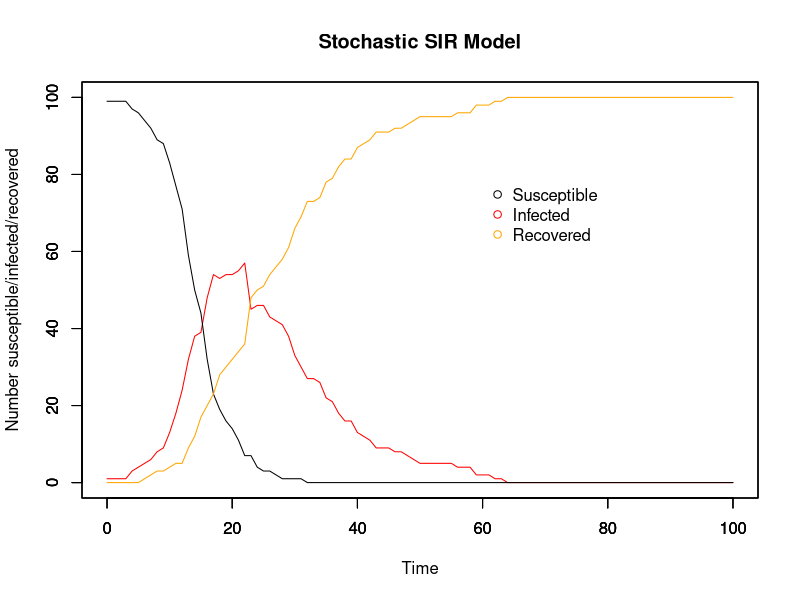
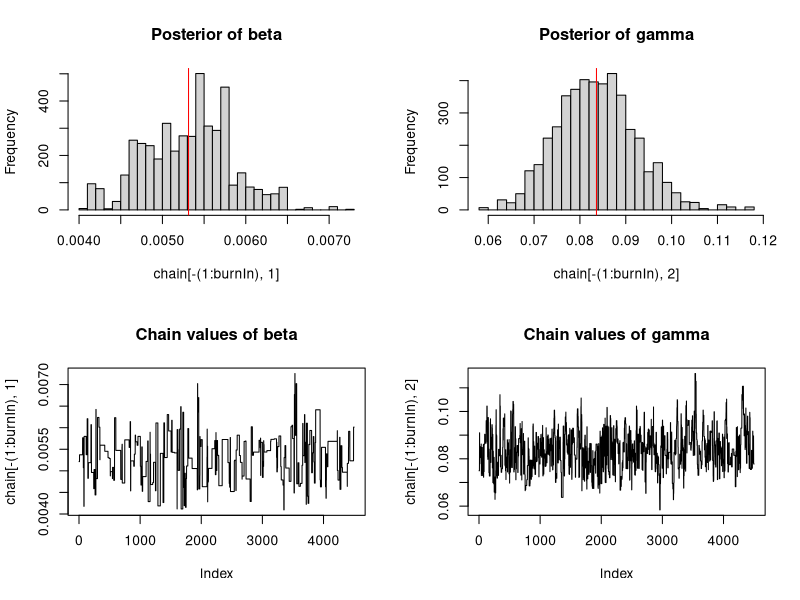
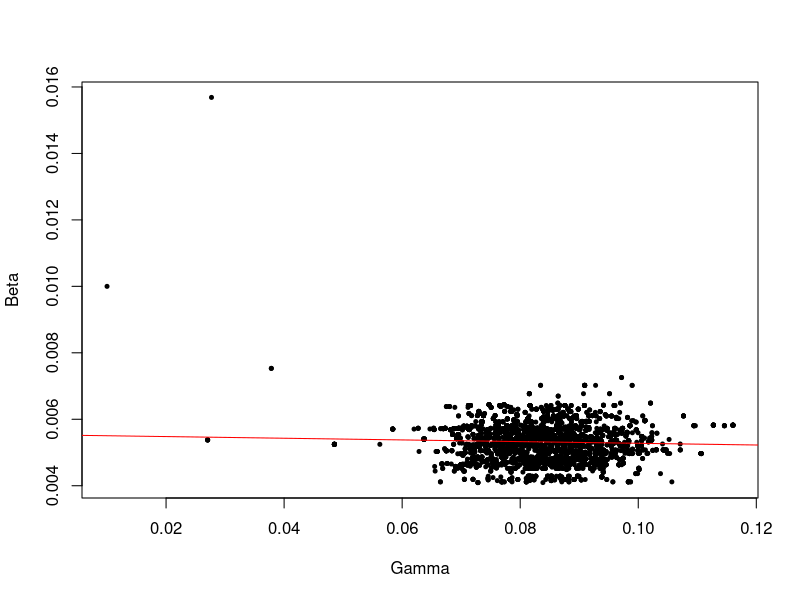

Reproduce these figures in R, in order.
# MCMC estimating stochastic processes
# 3 unknonws: beta, gamma, and the time of infection for each individual
# 17/11/17

##########################
## Input values for SIR ##
##########################

# Time
timestep <- 1
times <- seq(0, 100, by = timestep)

# Initial population: N-1 susceptible, 1 infectious, 0 recovered
init.values = c(
  S = 100-1,
  I = 1,
  R = 0
)
N = sum(init.values)

# Beta & gammma
beta <- 5e-3
gamma <- 8e-2

###############
## The model ##
###############

# Array for holding collective disease status information for whole period of time
data <- array(0, dim =c(length(times), length(init.values)+3))
data[,1] <- times # make first column the timesteps to make plotting easier later on

#set.seed(22) # other good ones: 7, 14, 22, 30

# For loops for calculating the numbers susceptible, infected, and recovered at each timepoint
for (time in times){
  if (time == 0){ # Set up the number of S/I/R at time 0
    data[1,2] <- init.values["S"] # number of susceptibles at time 0
    data[1,3] <- init.values["I"] # number of infecteds at time 0
    data[1,4] <- init.values["R"] # number of recovereds at time 0
    data[1,5] <- init.values["I"] # number newly infected at time 0
    data[1,6] <- init.values["R"] # number newly recovered at time 0
    
  } else{
    whole_time <- 1/timestep * time # makes time into the whole number that it corresponds to in the array
    #inf <- rbinom(1, size = data[whole_time,2], prob = foi_t) # number who become infected in this timestep
    #rec <- rbinom(1, size = data[whole_time,3], prob = r_t)# number who become recovered in this timestep
    
    inf <- rbinom(1, size = data[whole_time,2], (1-(exp(-beta*data[whole_time,3]*timestep)))) # number who become infected in this timestep
    rec <- rbinom(1, size = data[whole_time,3], (1-(exp(-gamma*timestep)))) # number who become recovered in this timestep
    
    data[whole_time+1,2] <- data[whole_time,2] - inf # number of susceptibles at other times
    
    data[whole_time+1,3] <- data[whole_time,3]  + inf - rec # number of infecteds at other times
    
    data[whole_time+1,4] <- data[whole_time,4] + rec # number of recovereds at other times
    
    data[whole_time+1,5] <- data[whole_time+1,3] - data[whole_time,3] + data[whole_time+1,4] - data[whole_time,4] # number of newly infected
    
    data[whole_time+1,6] <- data[whole_time+1,4] - data[whole_time,4] # number of newly recovered
  }
}

###############
## SIR plots ##
###############

run_stoch <- data.frame(data) # make array into a dataframe
colnames(run_stoch) <- c("time","S", "I", "R", "new_I", "new_R")

par(mfrow = c(1,1))

# Plot for SIR model
plot(x = run_stoch$time, y = run_stoch$I, type = "line", col = "red", ylim = c(0,N),
     xlab = "Time", ylab = "Number susceptible/infected/recovered", main = "Stochastic SIR Model")
par(new=T)
plot(x = run_stoch$time, y = run_stoch$S, type = "line", ylim = c(0,N), ylab = "", xlab = "") # add susceptible line
par(new=T)
plot(x = run_stoch$time, y = run_stoch$R, type = "line", col = "orange", ylim = c(0,N), ylab = "", xlab = "") # recovered

# Add legend
legend(60, 0.8*N, c("Susceptible", "Infected", "Recovered"), pch = 1, col = c("black", "red", "orange"), bty = "n")

# Plot for newly infected and newly recovered
# plot(x = run_stoch$time, y = run_stoch$new_I, type = "line", col = "red", ylim = c(0,max(run_stoch$new_I)),
#      xlab = "Time", ylab = "Number newly infected/recovered", main = "New infections/recoveries")
# par(new=T)
# plot(x = run_stoch$time, y = run_stoch$new_R, type = "line", col = "orange", ylim = c(0,max(run_stoch$new_I)), ylab = "", xlab = "") # add susceptible line

##################################
## Likelihood, prior, posterior ##
##################################

# Likelihood distribution
likelihood <- function(param){
  beta = as.numeric(param[1])
  gamma = as.numeric(param[2])
  total = array(0, dim = (c(nrow(run_stoch))))
  
  for (i in 1:nrow(run_stoch)){
    betalikelihood = dbinom(run_stoch$new_I[i+1], run_stoch$S[i], (1-(exp(-beta*run_stoch$I[i]*timestep))), log = T)
    gammalikelihood = dbinom(run_stoch$new_R[i+1], run_stoch$I[i], (1-(exp(-gamma*timestep))), log = T)
    # inflikelihood = dgamma
    total[i] = betalikelihood + gammalikelihood # + inflikelihood
  }
  return(sum(total, na.rm = T))
}

# Prior distribution
prior <- function(param){
  beta = as.numeric(param[1])
  gamma = as.numeric(param[2])
  betaprior = dunif(beta, min = 0, max = 100, log = T)
  gammaprior = dunif(gamma, min = 0, max = 100, log = T)
  return(betaprior + gammaprior)
}

# Posterior distribution
posterior <- function(param){
  return (likelihood(param) + prior(param))
}

proposalfunction <- function(param){ 
  
  beta_prop = rnorm(1, mean = param[1], sd = 0.01)
  gamma_prop = rnorm(1, mean = param[2], sd = 0.01)
  # inf_list <- c(-1, 1)
  # inf <- sample(inf_list, 1)
  
  return(c(beta_prop, gamma_prop)) # , inf))
}

run_metropolis_MCMC <- function(startvalue, iterations){
  chain = array(dim = c(iterations+1,2))
  chain[1,] = startvalue
  for (i in 1:iterations){
    proposal = proposalfunction(chain[i,])
    
    if (proposal[1] < 0.0 & proposal[2] < 0.0 ){
      chain[i+1,] = chain[i,]
      
    } else if (proposal[1] < 0.0 & proposal[2] >= 0.0){
      proposal[1] = chain[i,1]
      probab = posterior(proposal) - posterior(chain[i,])
      if (log(runif(1)) < probab){
        chain[i+1,] = proposal
      }else{
        chain[i+1,] = chain[i,]
      }
      
    } else if (proposal[1] >= 0.0 & proposal[2] < 0.0){
      proposal[2] = chain[i,2]
      probab = posterior(proposal) - posterior(chain[i,])
      if (log(runif(1)) < probab){
        chain[i+1,] = proposal
      }else{
        chain[i+1,] = chain[i,]
      }
      
    } else{
      probab = posterior(proposal) - posterior(chain[i,])
      if (log(runif(1)) < probab){
        chain[i+1,] = proposal
      }else{
        chain[i+1,] = chain[i,]
      }
    }
  }
  return(chain)
}

# Where to start the chain
startvalue <- c(0.01,0.01)

# Number of runs
iterations = 5000
#set.seed(4)
chain <- run_metropolis_MCMC(startvalue, iterations)

# The beginning of the chain is biased towards the starting point, so take them out
# normally burnin is 10%-50% of the runs
burnIn = 0.1*iterations
acceptance <- 1-mean(duplicated(chain[-(1:burnIn),]))

################
## MCMC Plots ##
################

par(mfrow = c(2,2))

hist(chain[-(1:burnIn),1],nclass=30, main="Posterior of beta")
abline(v = mean(chain[-(1:burnIn),1]), col = "red")

hist(chain[-(1:burnIn),2],nclass=30, main="Posterior of gamma")
abline(v = mean(chain[-(1:burnIn),2]), col = "red")

plot(chain[-(1:burnIn),1], type = "l", main = "Chain values of beta")

plot(chain[-(1:burnIn),2], type = "l", main = "Chain values of gamma")

# Plot beta vs. gamma
par(mfrow = c(1,1))
plot(x = chain[,2], y = chain[,1], xlab = "Gamma", ylab = "Beta", pch = 20, cex = 0.8)
abline(lm(chain[,1]~chain[,2]), col="red") # regression line

########################################################################################################################

########################################################################################################################

# A method of randomly choosing -1 or +1 with equal probability
# inf_list <- c(-1, 1)
# sample(inf_list, 1)
